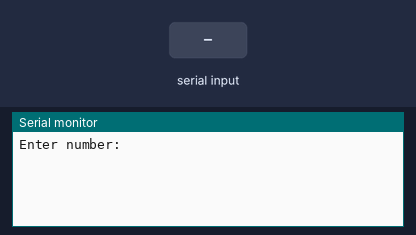
Recording of a sketch running on a simulated Arduino Uno, built with avr-gcc and run on an emulated ATmega328P. Parts: the last lines printed to the serial monitor. The inputs (shaded band) are chosen by the test bench.

Above: at 1.2 s.
1.3 s: "90,45\n" received over Serial
At 2.1 s:
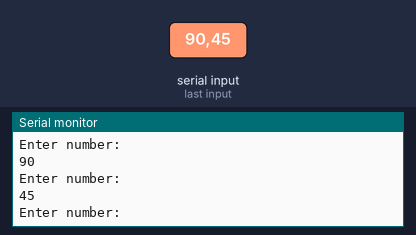
2.8 s: "30,150\n" received over Serial
At 4.4 s:
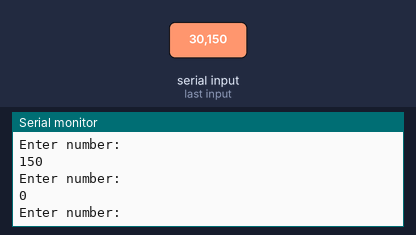
Timing chart, 0 to 5.9 s (numbered marks = the images above; inputs shaded):
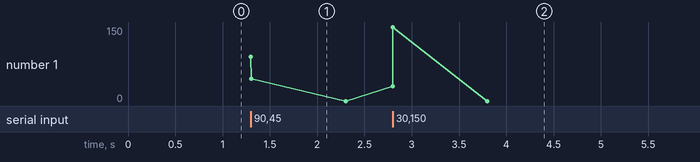

Measured:
- after the input at 1.3 s, the serial monitor: prints a new line at once (image 1)
- after the input at 2.8 s, the serial monitor: prints a new line at once (image 2)

The sketch:

SerialMonitorINPUT.ino
```cpp
int myNum;
void setup() {
  // put your setup code here, to run once:
Serial.begin(2000000);
}

void loop() {
  Serial.println("Enter number: ");
  while (Serial.available() == 0){}
  myNum = Serial.parseInt();
  Serial.println(myNum);
  // put your main code here, to run repeatedly:

}
```
